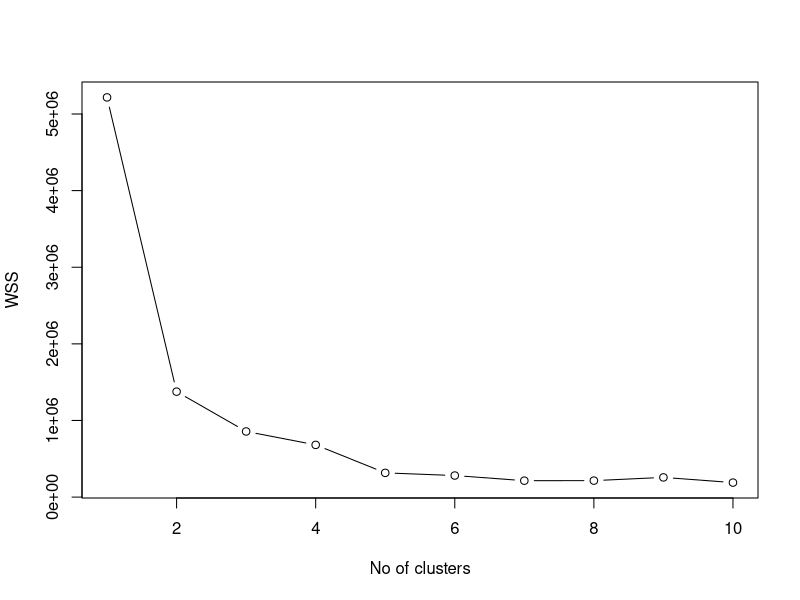
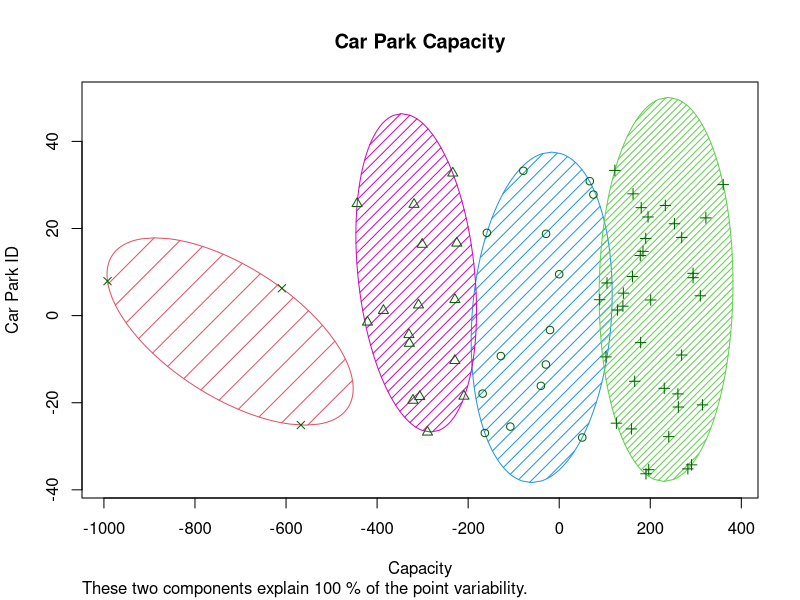

These charts were generated, in order, by the following R code:

df <- read.csv('CarParks_TfGM.csv')
data <- df[c('Id', 'Capacity')]

#'''''''''''''''''''''''''''''''''''
#'Determine the optimal value for k
#'''''''''''''''''''''''''''''''''''
set.seed(20)
n <- 10
wss <- numeric(n) #preolocate with zeros

for(k in 1:n) {
  k_means <- kmeans(data, centers = k)
  wss[k] <- sum(k_means$withinss)
  print(k_means)
}

plot(1:10, wss, type='b', xlab = "No of clusters", ylab = "WSS")
# After viewing the graph from the Elbow method, the best value for k is 4

#''''''''''''''''''''''
#'Determine the k-means
#''''''''''''''''''''''
library(cluster)
km <- kmeans(data, centers = 4)
km$centers
km$cluster

clusplot(data, km$cluster, lines=0, shade = TRUE, color = TRUE, span = TRUE, 
         plotchar = TRUE, xlab = "Capacity", ylab = "Car Park ID", 
         main = "Car Park Capacity" )

group_name <- c('small', 'medium', 'large', 'extra-large')

car_park_category <- cbind(df[3], km$cluster)
car_park_category$group_name <- group_name[km$cluster]




